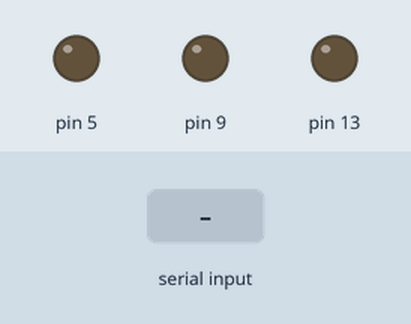
Simulated run of this sketch. Board: Arduino Uno, built with avr-gcc and run on an emulated ATmega328P. Parts: output pins drawn as LEDs (lit = HIGH). Inputs (shaded band) come from the test bench. What the sketch prints to the serial monitor is not drawn.

Above: at 1.2 s.
1.3 s: "r" received over Serial
At 2.5 s:
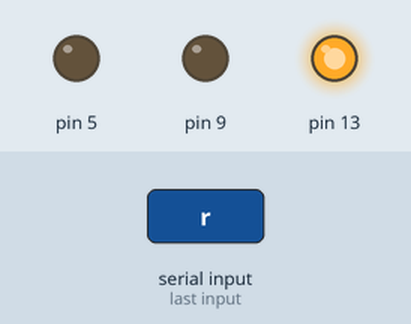
2.8 s: "y" received over Serial
At 3.7 s:
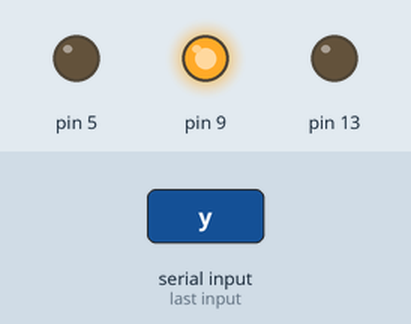
4.3 s: "g" received over Serial
At 4.9 s:
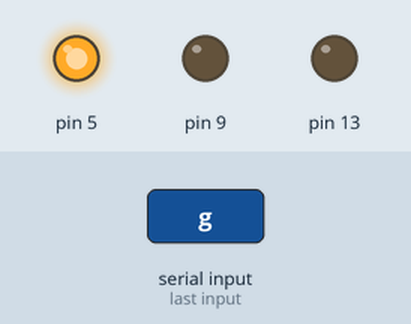
5.8 s: "b" received over Serial
At 8.0 s:
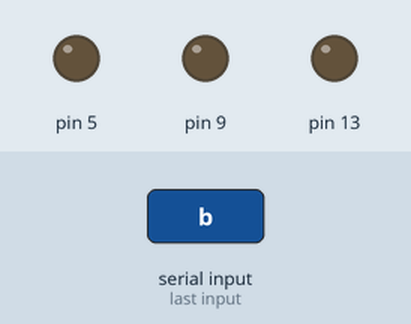
Timing chart, 0 to 9.3 s (numbered marks = the images above; inputs shaded):
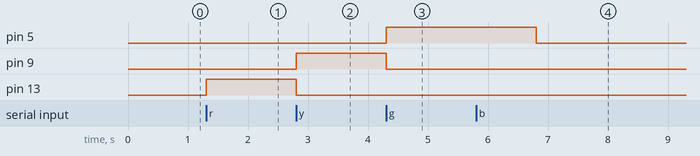

The sketch:

52_Assignment_no_7_code.ino
```cpp
// C++ code
//
void setup()
{
  pinMode(13, OUTPUT);
  pinMode(9, OUTPUT);
  pinMode(5, OUTPUT);
  Serial.begin(9600);
  Serial.println("enter choice=");
}

void loop()
{
  while(Serial.available()!=0)
  {
    char ch=Serial.read();
    switch(ch)
    {
      case 114:
          digitalWrite(13,HIGH);
          digitalWrite(9,LOW);
          digitalWrite(5,LOW);
         break;
      case 121:
          digitalWrite(9,HIGH);
          digitalWrite(13,LOW);
          digitalWrite(5,LOW);
          break;
      case 103:
          digitalWrite(5,HIGH);
          digitalWrite(13,LOW);
          digitalWrite(9,LOW);
          break;
      case 98:
          digitalWrite(5,HIGH);
          delay(1000);
          digitalWrite(5,LOW);
          delay(1000);

          break;
      default:
          Serial.println("\nPlease enter valid input");
    }
    }

}
```

Measured:
- after the input at 1.3 s, pin 13: LOW → HIGH at once
- after the input at 2.8 s, pin 9: LOW → HIGH at once; pin 13: HIGH → LOW at once
- after the input at 4.3 s, pin 5: LOW → HIGH at once; pin 9: HIGH → LOW at once
- after the input at 5.8 s, pin 5: HIGH → LOW after 1.0 s
